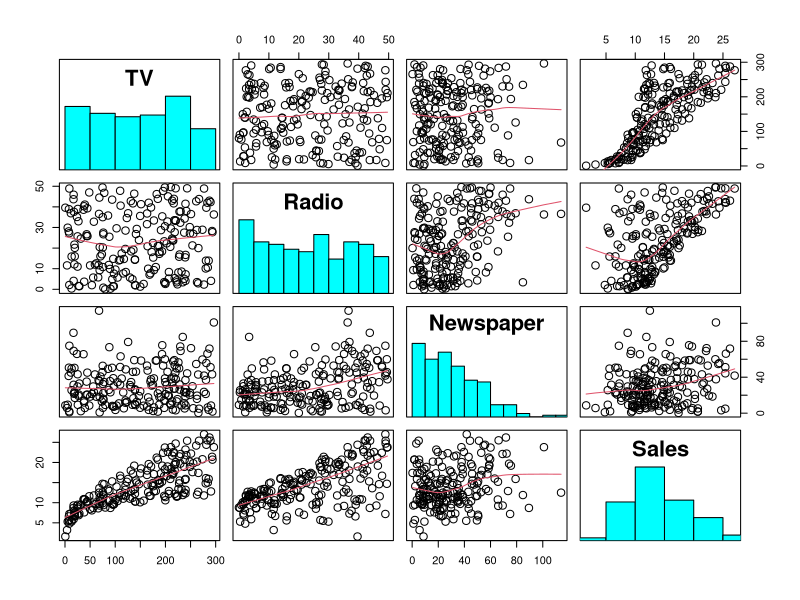
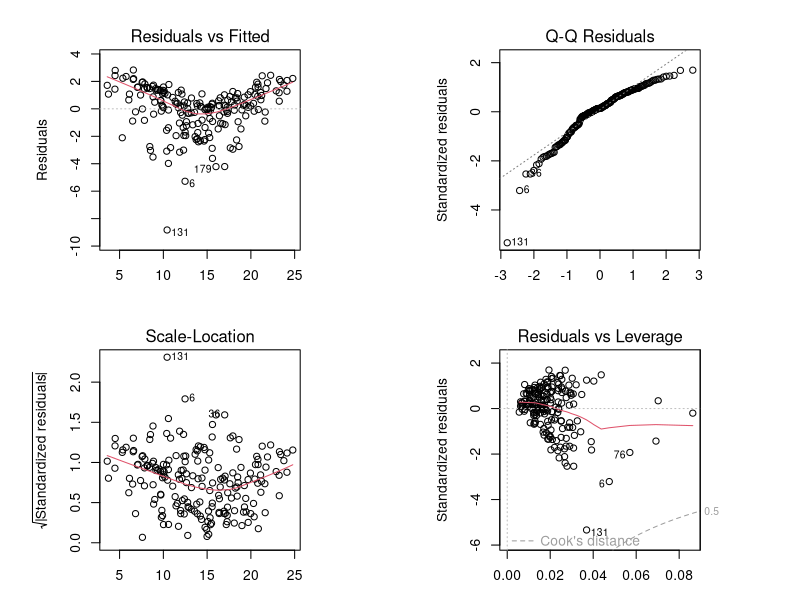
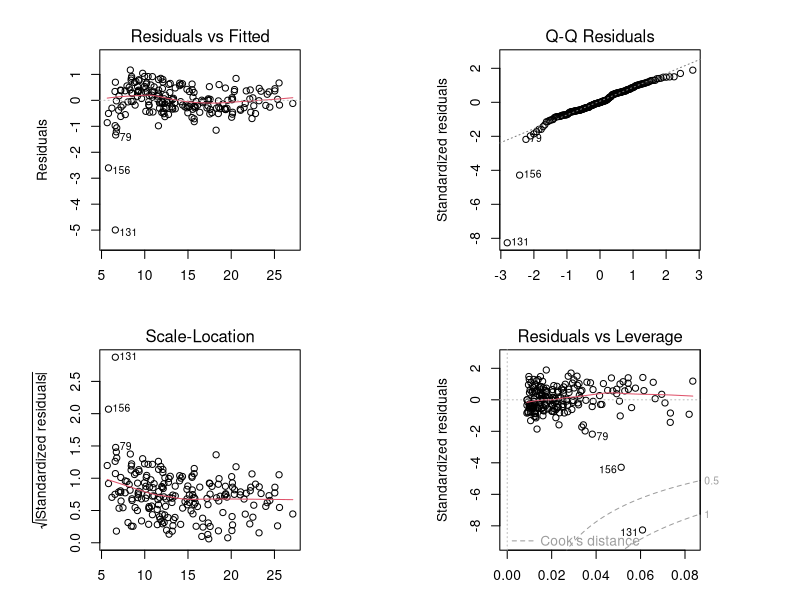
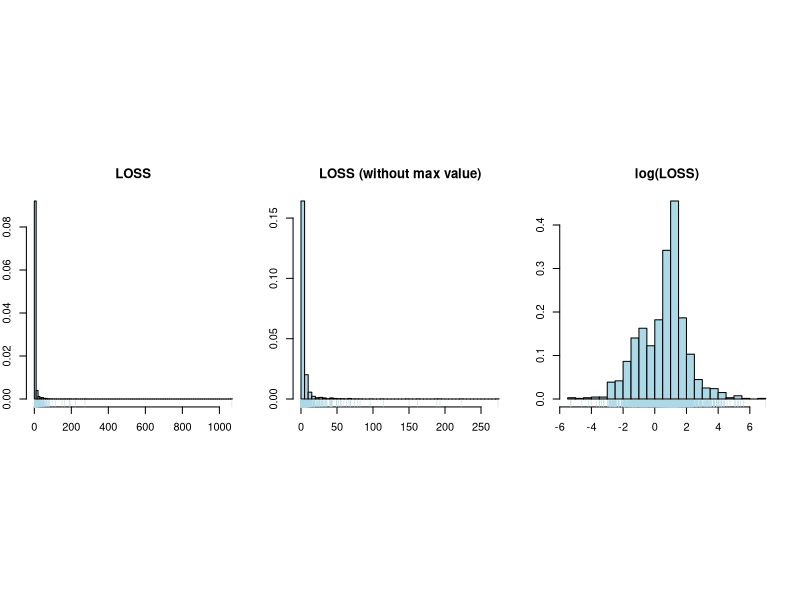
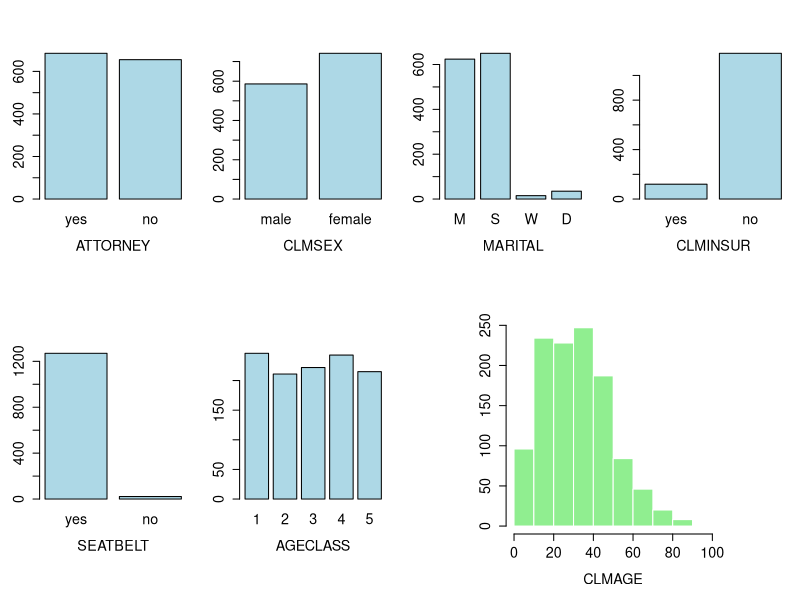
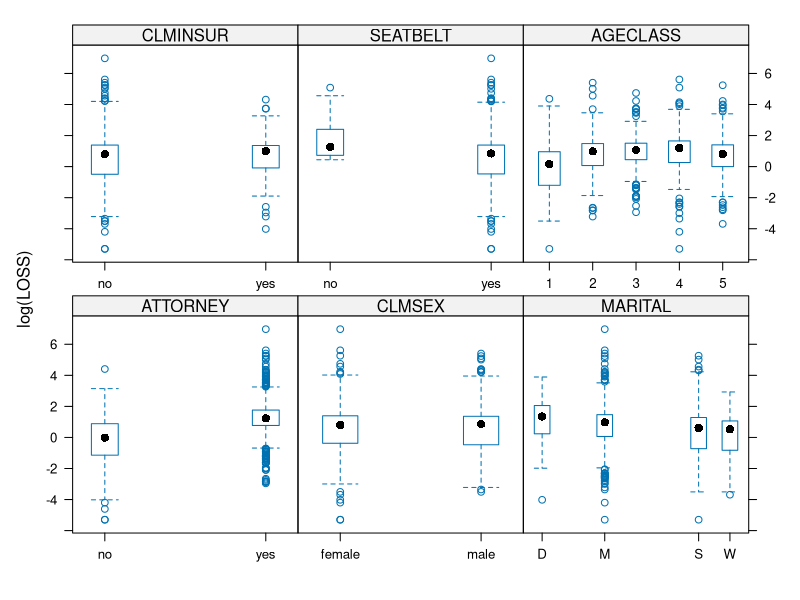
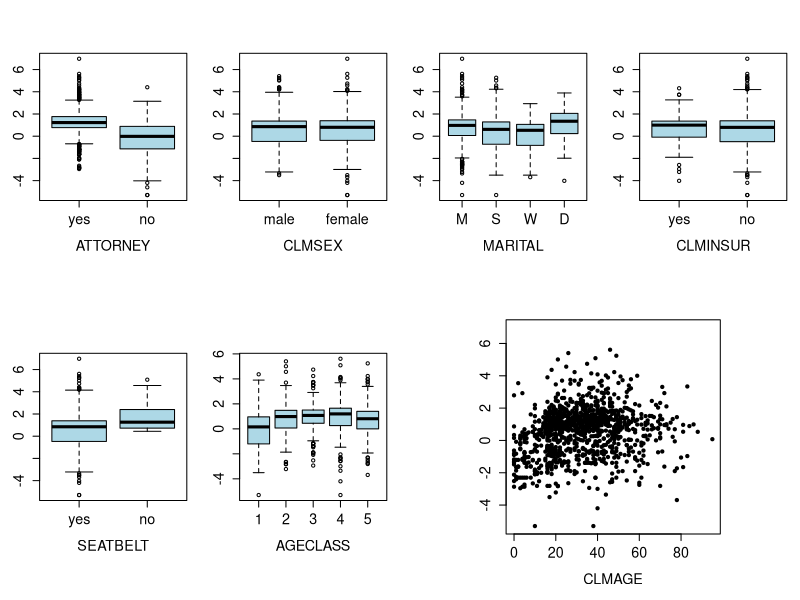
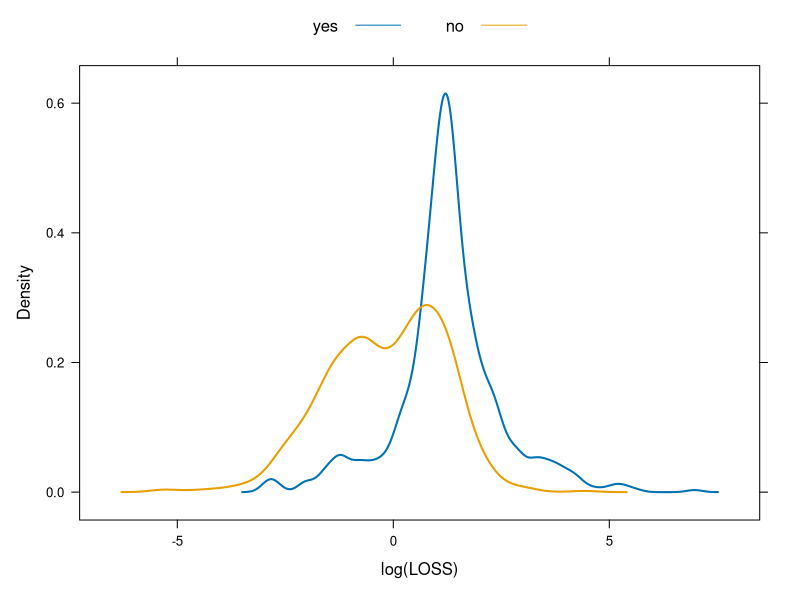

These figures' R source, in order:
## ---- chunk 1
knitr::opts_chunk$set(echo = TRUE)
## ---- chunk 2
# install.packages("MASS")
# install.packages("lattice")
# install.packages("ISLR")
# install.packages("boot")
# install.packages("ElemStatLearn")
# install.packages("class")
# install.packages("crossval")
# install.packages("verification")
# install.packages("RWeka")
## ---- chunk 3
Advertising<-read.csv(file="data/Advertising.csv",header=TRUE)[,-1]
str(Advertising)
## ---- chunk 4
# creo una funzione che innserisca nella diagonale un istogramma
panel.hist <- function(x, 
                       ... # "ellipsis" = qui ci sono degli arg. che dipendono da situaz. a situaz.
                       )
{
    usr <- par("usr")
    on.exit(par(usr))
    par(usr = c(usr[1:2], 0, 1.5) )
    h <- hist(x, plot = FALSE)
    breaks <- h$breaks
    nB <- length(breaks)
    y <- h$counts
    y <- y/max(y)
    
    # disegna seq di rettangoli fornendo: 
    # coord. angolo sup dx e inf. sn
    rect(breaks[-nB], 0, breaks[-1], y, col = "cyan", ...) 
}

# creaz. del pannello di plot a coppie (specificando l'istogramma nella diagonale)
pairs(Advertising, panel = panel.smooth, cex = 1.5, pch = 1, bg = "light blue",
      diag.panel = panel.hist, cex.labels = 2, font.labels = 2)
## ---- chunk 5
mod.adv <- lm(Sales~TV+Radio+Newspaper, Advertising)
summary(mod.adv)
summary(mod.adv)$sigma^2 # estimated error variance
AIC(mod.adv) # AIC criterion

par(mfrow=c(2,2), pty="s", mar=c(3,2,3,2))
plot(mod.adv)
par(mfrow=c(1,1))
## ---- chunk 6
mod.adv1 <- lm(Sales~TV+Radio+I(TV^2)+TV:Radio, Advertising)
summary(mod.adv1)
summary(mod.adv1)$sigma^2 # estimated error variance
AIC(mod.adv1) # AIC criterion

par(mfrow=c(2,2), pty="s", mar=c(3,2,3,2))
plot(mod.adv1)
par(mfrow=c(1,1))
## ---- chunk 7
intc <- predict(mod.adv1, newdata=data.frame(TV=100,Radio=20), 
                interval="confidence")
intc
## ---- chunk 8
intp <- predict(mod.adv1, newdata=data.frame(TV=100,Radio=20), 
                interval="prediction")
intp
## ---- chunk 9
autobi=read.csv(file="data/AutoBI.csv",header=TRUE)[,-1]
str(autobi)
## ---- chunk 10
autobi$ATTORNEY <- factor(autobi$ATTORNEY)
levels(autobi$ATTORNEY) <- c("yes","no")
autobi$CLMSEX <- factor(autobi$CLMSEX)
levels(autobi$CLMSEX) <- c("male","female")
autobi$MARITAL <- factor(autobi$MARITAL)
levels(autobi$MARITAL) <- c("M","S","W","D")
autobi$CLMINSUR <- factor(autobi$CLMINSUR)
levels(autobi$CLMINSUR) <- c("yes","no")
autobi$SEATBELT <- factor(autobi$SEATBELT)
levels(autobi$SEATBELT) <- c("yes","no")

# + def delle classi di età 
autobi$AGECLASS <- cut(autobi$CLMAGE, breaks=c(0,18,26,36,47,95))
levels(autobi$AGECLASS) <- c("1","2","3","4","5")

str(autobi)
## ---- chunk 11
summary(autobi)
## ---- chunk 12
library(MASS)
par(mfrow=c(1,3), pty="s")

# hist.scott <- 
hist.scott(autobi$LOSS, main="LOSS", xlab="", col="lightblue")
rug(autobi$LOSS, col="lightblue") # inserisci su ascisse pos. dati osservati

hist.scott(autobi$LOSS[-which.max(autobi$LOSS)], main="LOSS (without max value)",
           xlab="",col="lightblue")
rug(autobi$LOSS[-which.max(autobi$LOSS)],col="lightblue")


hist.scott(log(autobi$LOSS), main="log(LOSS)",xlab="",col="lightblue")
rug(log(autobi$LOSS),col="lightblue")
## ---- chunk 13

# def struttura di "come stampo i grafici" (griglia 4x2)
par(cex.axis=1.3,cex.lab=1.3, mar=c(5,3,1.5,1))
layout(matrix(c(1:7,7),byrow=TRUE,nrow=2))

# g. a barre per per le categoriali
ind <- c(1,2,3,4,5,8)
for (i in 1:6)
   barplot(table(autobi[,ind[i]]) , xlab=names(autobi)[ind[i]], 
                col="lightblue")

# istogramma per la numerica (l'età grezza)
hist(autobi$CLMAGE,col="lightgreen",xlab="CLMAGE",ylab="",main="",border="white")
## ---- chunk 14
library(lattice)
bwplot(log(LOSS)~ ATTORNEY + CLMSEX + MARITAL + CLMINSUR + SEATBELT + AGECLASS,
       data=autobi, ylab="log(LOSS)", outer = TRUE, scales = list(x = "free"),
       xlab="", layout=c(3,2), main="", aspect="fill")  
## ---- chunk 15
par(cex.axis=1.3,cex.lab=1.3, mar=c(5,3,1.5,1))
layout(matrix(c(1:7,7),byrow=TRUE,nrow=2))
ind <- c(1,2,3,4,5,8)
for (i in 1:6)
   boxplot(log(autobi$LOSS)~ autobi[,ind[i]] , xlab=names(autobi)[ind[i]], 
                col="lightblue")
plot(autobi$CLMAGE,log(autobi$LOSS),xlab="CLMAGE",ylab="",main="",pch=20)
## ---- chunk 16
library(lattice)
densityplot(~log(LOSS), group=ATTORNEY, data=autobi, lwd=2,
       xlab="log(LOSS)",  plot.points=FALSE, auto.key=list(columns=2))
## ---- chunk 17
mod <- lm( log(LOSS) ~ ATTORNEY + CLMAGE, autobi)
summary(mod)
## ---- chunk 18
par(mfrow=c(2,2), pty="s", mar=c(3,2,3,2))
plot(mod)
par(mfrow=c(1,1))
## ---- chunk 19
ci_yes<-predict(mod, newdata=data.frame(ATTORNEY="yes",CLMAGE=30,SEATBELT="yes"), 
                interval="confidence")
ci_yes # age=30 and attorney=yes, log scale
exp(ci_yes) # age=30 and attorney=yes, original scale
ci_no<-predict(mod, newdata=data.frame(ATTORNEY="no",CLMAGE=30,SEATBELT="yes"), 
               interval="confidence")
ci_no # age=30 and attorney=no, log scale
exp(ci_no) # age=30 and attorney=no, original scale
## ---- chunk 20
mod2s <- lm(log(LOSS) ~ATTORNEY + CLMAGE + I(CLMAGE^2) + SEATBELT, 
            data=autobi,  subset = complete.cases(autobi))
summary(mod2s)
AIC(mod2s)
AIC(mod)
## ---- chunk 21
library(boot)
autobi_complete<-autobi[complete.cases(autobi),] # data frame with complete observations
mod_bis <- glm(log(LOSS) ~ATTORNEY + CLMAGE, data=autobi_complete)
mod2s_bis <- glm(log(LOSS) ~ATTORNEY + CLMAGE + I(CLMAGE^2) + SEATBELT, 
                 data=autobi_complete)
sum(resid(mod_bis)^2)/length(autobi_complete[,1]) # training MSE for mod_bis
cv.glm(autobi_complete,mod_bis)$delta[2] # cv estimate test MSE for mod_bis
sum(resid(mod2s_bis)^2)/length(autobi_complete[,1]) # training MSE for mod2s_bis
cv.glm(autobi_complete,mod2s_bis)$delta[2] # cv estimate test MSE for mod2s_bis
